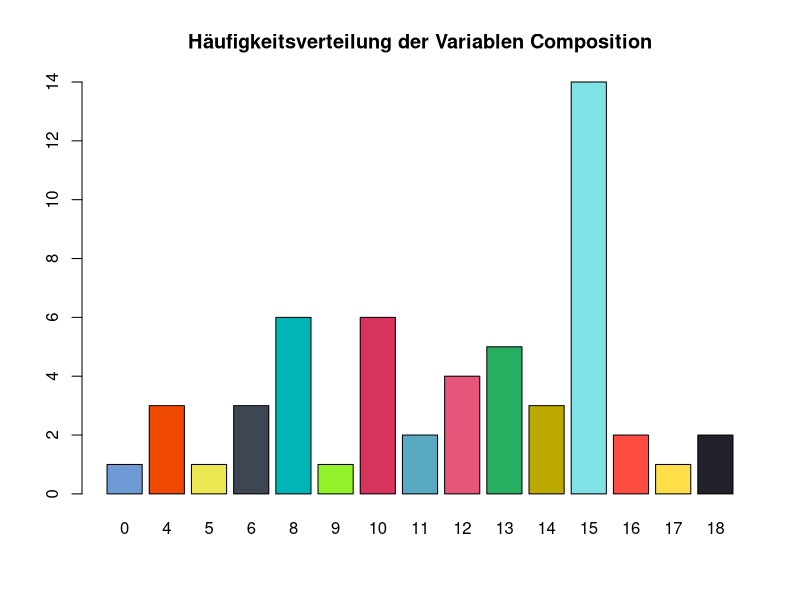
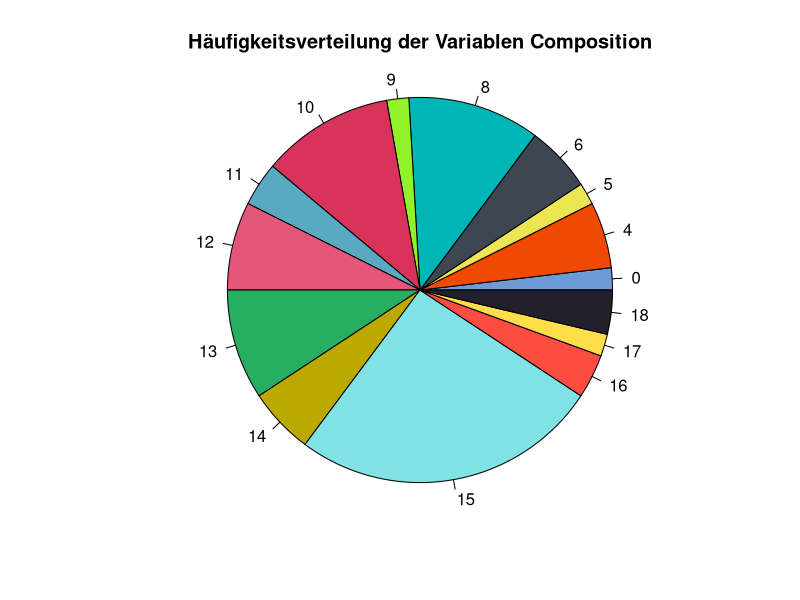

These figures' R source, in order:
rm(list=ls()) #bereinige Workspace

# ===============================================================
# Aufgaben zu QualiDaten
# ===============================================================

# Load Packages
if (!require("data.table")) install.packages("data.table")
if (!require("MASS")) install.packages("MASS")

# Load Data
df <- data.table(Painter = rownames(painters), painters)
head(df, 5)


# ===============================================================
# Aufgabe: Häufigkeitsverteilung
# ===============================================================

# Bestimmen Sie die Häufigkeitsverteilung der Variablen
N <- table(df$Composition)
cbind(N)

# Bestimmen Sie mit R diejenige Schule mit den meisten Malern
count.school <- df[, .N, by=School]
count.school[N == max(N)]

# Die Schulen **A** und **D** haben die meisten Maler mit jeweils **10 Malern**


# ===============================================================
# Aufgabe: Relative Häufigkeitsverteilung
# ===============================================================

# Bestimmen Sie die relative Häufigkeitsverteilung der Variablen Composition
RH <- prop.table(table(df$Composition))
cbind(RH)  


# ===============================================================
# Aufgabe: Balkendiagramm
# ===============================================================

# Stellen Sie die Häufigkeitsverteilung der Variablen Composition mit einem Balkendiagramm dar
tbl <- table(df$Composition) 
colors <- c("#6E9BD5", "#F04903", "#ECE653", "#3E4651",
            "#00B5B5", "#92F22A", "#D8335B", "#59A9C2",
            "#E6567A", "#27AE60", "#BBA900", "#81E2E6",
            "#FF4C43", "#FFDE49", "#22202B", "#39B4FF",
            "#B6FF75", "#B6FF75")

barplot(tbl, col = colors, main = "Häufigkeitsverteilung der Variablen Composition")


# ===============================================================
# Aufgabe: Kuchendiagramm
# ===============================================================

# Stellen Sie die Häufigkeitsverteilung der Variablen Composition mit einem Kuchendiagramm dar
tbl <- table(df$Composition)
colors <- c("#6E9BD5", "#F04903", "#ECE653", "#3E4651",
            "#00B5B5", "#92F22A", "#D8335B", "#59A9C2",
            "#E6567A", "#27AE60", "#BBA900", "#81E2E6",
            "#FF4C43", "#FFDE49", "#22202B", "#39B4FF",
            "#B6FF75", "#B6FF75")

pie(tbl, col = colors, radius = 1, main = "Häufigkeitsverteilung der Variablen Composition")


# ===============================================================
# Aufgabe 1: Gruppenstatistik
# ===============================================================

# Finden Sie die Schule mit dem höchsten Wert der Variable Composition
df[Composition == max(Composition), .(School, Composition)]

# Schule **E** und **G** haben Werte mit **Composition = 18**


# ===============================================================
# Aufgabe 2: Gruppenstatistik
# ===============================================================

# Bestimmen Sie den Anteil aller Maler, deren Color-Wert mindestens 14 beträgt
check <- df[, ColorCheck := Colour >= 14]
head(check, 5)

# Anzahl Maler mit Color >= 14
sum.ColorCheck <- sum(check$ColorCheck)
sum.ColorCheck

# Relativer Anteil Maler mit Color >= 14
mean.ColorCheck <- mean(check$ColorCheck)
mean.ColorCheck

paste0("Anzahl Maler >= 14: ", sum.ColorCheck)
paste0("Relative Anzahl Maler >= 14: ", round(mean.ColorCheck * 100, 2), "%")

# **20 Maler** haben Colour >= 14. Das sind **37.04 %** aller Maler in den Beispieldaten





